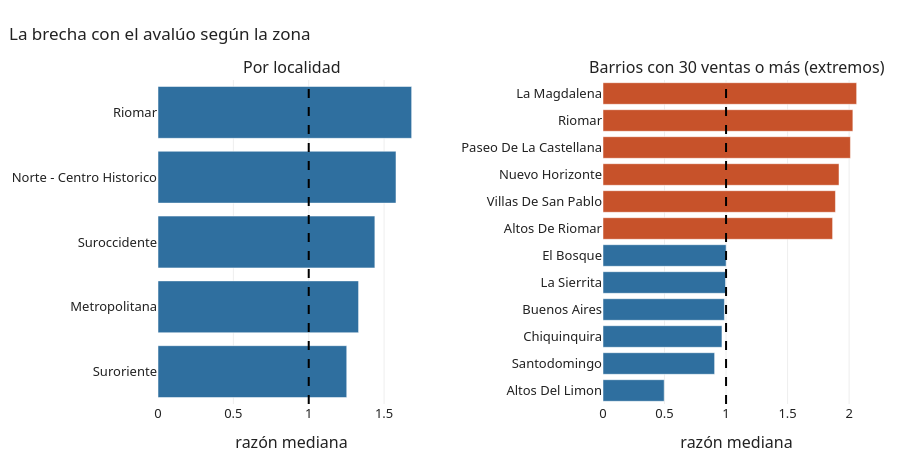

Notebook source saved alongside this figure:
### Code cell
por_loc = (brecha[brecha.localidad.notna() & ~brecha.localidad.isin(NO_BARRIOS)]
           .groupby("localidad").razon.median().sort_values())
por_bar = (brecha[brecha.barrio.notna() & ~brecha.barrio.isin(NO_BARRIOS)]
           .groupby("barrio").razon.agg(["median", "size"]).query("size >= 30").sort_values("median"))

fig = make_subplots(1, 2, subplot_titles=("Por localidad", "Barrios con 30 ventas o más (extremos)"),
                    horizontal_spacing=0.25)
fig.add_bar(x=por_loc.values, y=por_loc.index.str.title(), orientation="h", marker_color=AZUL, row=1, col=1,
            hovertemplate="%{y}: %{x:.2f} veces<extra></extra>")
extremos = pd.concat([por_bar.head(6), por_bar.tail(6)])
fig.add_bar(x=extremos["median"], y=extremos.index.str.title(), orientation="h", row=1, col=2,
            marker_color=[AZUL] * 6 + [ROJO] * 6, hovertemplate="%{y}: %{x:.2f} veces<extra></extra>")
for c in (1, 2):
    fig.add_vline(x=1, line_dash="dash", line_color="black", row=1, col=c)
fig.update_xaxes(title_text="razón mediana")
fig.update_layout(showlegend=False)
mostrar(fig, "La brecha con el avalúo según la zona", alto=460)
print(f"Localidades: de {por_loc.min():.2f} ({por_loc.index[0].title()}) a {por_loc.max():.2f} ({por_loc.index[-1].title()})")
print(f"Barrios: de {por_bar['median'].min():.2f} ({por_bar.index[0].title()}) a "
      f"{por_bar['median'].max():.2f} ({por_bar.index[-1].title()})")

### Figure 1 — Plotly figure (JSON) as saved in the notebook; plotly's stock layout.template omitted (floating-point values rounded to 4 significant figures)
{"data": [{"hovertemplate": "%{y}: %{x:.2f} veces<extra></extra>", "marker": {"color": "#2F6F9F"}, "orientation": "h", "type": "bar", "x": [1.252, 1.331, 1.439, 1.579, 1.683], "xaxis": "x", "y": ["Suroriente", "Metropolitana", "Suroccidente", "Norte - Centro Historico", "Riomar"], "yaxis": "y"}, {"hovertemplate": "%{y}: %{x:.2f} veces<extra></extra>", "marker": {"color": ["#2F6F9F", "#2F6F9F", "#2F6F9F", "#2F6F9F", "#2F6F9F", "#2F6F9F", "#C7522A", "#C7522A", "#C7522A", "#C7522A", "#C7522A", "#C7522A"]}, "orientation": "h", "type": "bar", "x": [0.4973, 0.9071, 0.9667, 0.9867, 0.9955, 1.001, 1.866, 1.889, 1.918, 2.011, 2.03, 2.061], "xaxis": "x2", "y": ["Altos Del Limon", "Santodomingo", "Chiquinquira", "Buenos Aires", "La Sierrita", "El Bosque", "Altos De Riomar", "Villas De San Pablo", "Nuevo Horizonte", "Paseo De La Castellana", "Riomar", "La Magdalena"], "yaxis": "y2"}], "layout": {"annotations": [{"font": {"size": 16}, "showarrow": false, "text": "Por localidad", "x": 0.1875, "xanchor": "center", "xref": "paper", "y": 1.0, "yanchor": "bottom", "yref": "paper"}, {"font": {"size": 16}, "showarrow": false, "text": "Barrios con 30 ventas o más (extremos)", "x": 0.8125, "xanchor": "center", "xref": "paper", "y": 1.0, "yanchor": "bottom", "yref": "paper"}], "height": 460, "shapes": [{"line": {"color": "black", "dash": "dash"}, "type": "line", "x0": 1, "x1": 1, "xref": "x", "y0": 0, "y1": 1, "yref": "y domain"}, {"line": {"color": "black", "dash": "dash"}, "type": "line", "x0": 1, "x1": 1, "xref": "x2", "y0": 0, "y1": 1, "yref": "y2 domain"}], "showlegend": false, "title": {"text": "La brecha con el avalúo según la zona"}, "xaxis": {"anchor": "y", "domain": [0.0, 0.375], "title": {"text": "razón mediana"}}, "xaxis2": {"anchor": "y2", "domain": [0.625, 1.0], "title": {"text": "razón mediana"}}, "yaxis": {"anchor": "x", "domain": [0.0, 1.0]}, "yaxis2": {"anchor": "x2", "domain": [0.0, 1.0]}}}
